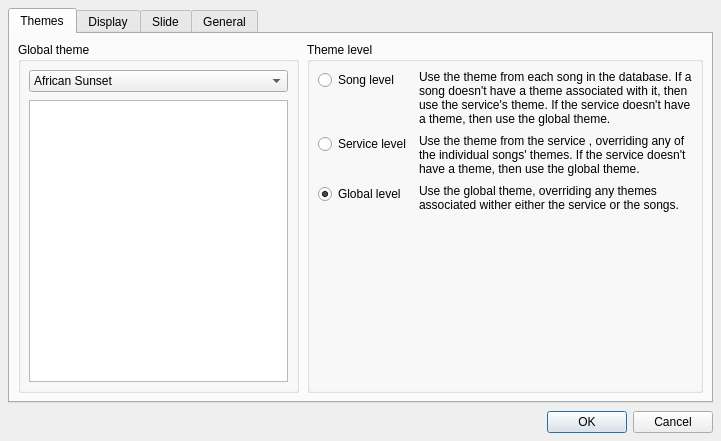
<ui version="4.0" >
 <class>SettingsDialog</class>
 <widget class="QDialog" name="SettingsDialog" >
  <property name="geometry" >
   <rect>
    <x>0</x>
    <y>0</y>
    <width>721</width>
    <height>441</height>
   </rect>
  </property>
  <property name="windowTitle" >
   <string>Settings</string>
  </property>
  <layout class="QVBoxLayout" name="SettingsLayout" >
   <property name="spacing" >
    <number>8</number>
   </property>
   <property name="margin" >
    <number>8</number>
   </property>
   <item>
    <widget class="QTabWidget" name="SettingsTabWidget" >
     <property name="currentIndex" >
      <number>0</number>
     </property>
     <widget class="QWidget" name="ThemesTab" >
      <attribute name="title" >
       <string>Themes</string>
      </attribute>
      <layout class="QHBoxLayout" name="ThemesTabLayout" >
       <property name="spacing" >
        <number>8</number>
       </property>
       <property name="margin" >
        <number>8</number>
       </property>
       <item>
        <widget class="QGroupBox" name="GlobalGroupBox" >
         <property name="title" >
          <string>Global theme</string>
         </property>
         <layout class="QVBoxLayout" name="GlobalGroupBoxLayout" >
          <property name="spacing" >
           <number>8</number>
          </property>
          <property name="margin" >
           <number>8</number>
          </property>
          <item>
           <widget class="QComboBox" name="DefaultComboBox" >
            <item>
             <property name="text" >
              <string>African Sunset</string>
             </property>
            </item>
            <item>
             <property name="text" >
              <string>Snowy Mountains</string>
             </property>
            </item>
            <item>
             <property name="text" >
              <string>Wilderness</string>
             </property>
            </item>
           </widget>
          </item>
          <item>
           <widget class="QListView" name="DefaultListView" />
          </item>
         </layout>
        </widget>
       </item>
       <item>
        <widget class="QGroupBox" name="LevelGroupBox" >
         <property name="title" >
          <string>Theme level</string>
         </property>
         <layout class="QFormLayout" name="formLayout" >
          <property name="labelAlignment" >
           <set>Qt::AlignLeading|Qt::AlignLeft|Qt::AlignTop</set>
          </property>
          <property name="formAlignment" >
           <set>Qt::AlignLeading|Qt::AlignLeft|Qt::AlignTop</set>
          </property>
          <property name="horizontalSpacing" >
           <number>8</number>
          </property>
          <property name="verticalSpacing" >
           <number>8</number>
          </property>
          <property name="margin" >
           <number>8</number>
          </property>
          <item row="0" column="0" >
           <widget class="QRadioButton" name="SongLevelRadioButton" >
            <property name="text" >
             <string>Song level</string>
            </property>
           </widget>
          </item>
          <item row="0" column="1" >
           <widget class="QLabel" name="SongLevelLabel" >
            <property name="text" >
             <string>Use the theme from each song in the database. If a song doesn't have a theme associated with it, then use the service's theme. If the service doesn't have a theme, then use the global theme.</string>
            </property>
            <property name="wordWrap" >
             <bool>true</bool>
            </property>
           </widget>
          </item>
          <item row="1" column="0" >
           <widget class="QRadioButton" name="ServiceLevelRadioButton" >
            <property name="text" >
             <string>Service level</string>
            </property>
           </widget>
          </item>
          <item row="1" column="1" >
           <widget class="QLabel" name="ServiceLevelLabel" >
            <property name="text" >
             <string>Use the theme from the service , overriding any of the individual songs' themes. If the service doesn't have a theme, then use the global theme.</string>
            </property>
            <property name="wordWrap" >
             <bool>true</bool>
            </property>
           </widget>
          </item>
          <item row="2" column="0" >
           <widget class="QRadioButton" name="GlobalLevelRadioButton" >
            <property name="text" >
             <string>Global level</string>
            </property>
            <property name="checked" >
             <bool>true</bool>
            </property>
           </widget>
          </item>
          <item row="2" column="1" >
           <widget class="QLabel" name="GlobalLevelLabel" >
            <property name="text" >
             <string>Use the global theme, overriding any themes associated wither either the service or the songs.</string>
            </property>
            <property name="wordWrap" >
             <bool>true</bool>
            </property>
           </widget>
          </item>
         </layout>
        </widget>
       </item>
      </layout>
     </widget>
     <widget class="QWidget" name="DisplayTab" >
      <attribute name="title" >
       <string>Display</string>
      </attribute>
      <layout class="QHBoxLayout" name="DisplayTabLayout" >
       <property name="spacing" >
        <number>8</number>
       </property>
       <property name="margin" >
        <number>8</number>
       </property>
       <item>
        <widget class="QWidget" native="1" name="LeftColumn" >
         <layout class="QVBoxLayout" name="LeftColumnLayout" >
          <property name="spacing" >
           <number>8</number>
          </property>
          <property name="margin" >
           <number>0</number>
          </property>
          <item>
           <widget class="QGroupBox" name="MonitorGroupBox" >
            <property name="title" >
             <string>Monitors</string>
            </property>
            <layout class="QVBoxLayout" name="MonitorLayout" >
             <property name="spacing" >
              <number>8</number>
             </property>
             <property name="margin" >
              <number>8</number>
             </property>
             <item>
              <widget class="QLabel" name="MonitorLabel" >
               <property name="text" >
                <string>Select monitor for output display:</string>
               </property>
              </widget>
             </item>
             <item>
              <widget class="QComboBox" name="MonitorComboBox" >
               <item>
                <property name="text" >
                 <string>Monitor 1 on X11 Windowing System</string>
                </property>
               </item>
               <item>
                <property name="text" >
                 <string>Monitor 2 on X11 Windowing System</string>
                </property>
               </item>
              </widget>
             </item>
            </layout>
           </widget>
          </item>
          <item>
           <widget class="QGroupBox" name="FontSizeGroupBox" >
            <property name="title" >
             <string>Font Size</string>
            </property>
            <layout class="QVBoxLayout" name="FontSizeLayout" >
             <property name="spacing" >
              <number>8</number>
             </property>
             <property name="margin" >
              <number>8</number>
             </property>
             <item>
              <widget class="QRadioButton" name="AutoResizeRadioButton" >
               <property name="text" >
                <string>Automatically resize font to fit text to slide</string>
               </property>
               <property name="checked" >
                <bool>true</bool>
               </property>
              </widget>
             </item>
             <item>
              <widget class="QRadioButton" name="WrapLinesRadioButton" >
               <property name="text" >
                <string>Wrap long lines to keep desired font</string>
               </property>
              </widget>
             </item>
            </layout>
           </widget>
          </item>
          <item>
           <widget class="QGroupBox" name="SongDisplayGroupBox" >
            <property name="title" >
             <string>Song Display</string>
            </property>
            <layout class="QVBoxLayout" name="SongDisplayLayout" >
             <property name="spacing" >
              <number>8</number>
             </property>
             <property name="margin" >
              <number>8</number>
             </property>
             <item>
              <widget class="QCheckBox" name="EnableCreditsCheckBox" >
               <property name="text" >
                <string>Enable displaying of song credits</string>
               </property>
               <property name="checked" >
                <bool>true</bool>
               </property>
              </widget>
             </item>
            </layout>
           </widget>
          </item>
          <item>
           <spacer name="DisplayLeftSpacer" >
            <property name="orientation" >
             <enum>Qt::Vertical</enum>
            </property>
            <property name="sizeHint" stdset="0" >
             <size>
              <width>20</width>
              <height>40</height>
             </size>
            </property>
           </spacer>
          </item>
         </layout>
        </widget>
       </item>
       <item>
        <widget class="QWidget" native="1" name="RightColumn" >
         <layout class="QVBoxLayout" name="RightColumnLayout" >
          <property name="spacing" >
           <number>8</number>
          </property>
          <property name="margin" >
           <number>0</number>
          </property>
          <item>
           <widget class="QGroupBox" name="VerseDisplayGroupBox" >
            <property name="title" >
             <string>Verse Display</string>
            </property>
            <layout class="QVBoxLayout" name="VerseDisplayLayout" >
             <property name="spacing" >
              <number>8</number>
             </property>
             <property name="margin" >
              <number>8</number>
             </property>
             <item>
              <widget class="QWidget" native="1" name="VerseTypeWidget" >
               <layout class="QHBoxLayout" name="VerseTypeLayout" >
                <property name="spacing" >
                 <number>8</number>
                </property>
                <property name="margin" >
                 <number>0</number>
                </property>
                <item>
                 <widget class="QRadioButton" name="VerseRadioButton" >
                  <property name="text" >
                   <string>Verse style</string>
                  </property>
                 </widget>
                </item>
                <item>
                 <widget class="QRadioButton" name="ParagraphRadioButton" >
                  <property name="text" >
                   <string>Paragraph style</string>
                  </property>
                  <property name="checked" >
                   <bool>true</bool>
                  </property>
                 </widget>
                </item>
               </layout>
              </widget>
             </item>
             <item>
              <widget class="QCheckBox" name="NewChaptersCheckBox" >
               <property name="text" >
                <string>Only show new chapter numbers</string>
               </property>
              </widget>
             </item>
             <item>
              <widget class="QWidget" native="1" name="DisplayStyleWidget" >
               <layout class="QHBoxLayout" name="DisplayStyleLayout" >
                <property name="spacing" >
                 <number>8</number>
                </property>
                <property name="margin" >
                 <number>0</number>
                </property>
                <item>
                 <widget class="QLabel" name="DisplayStyleLabel" >
                  <property name="text" >
                   <string>Display Style:</string>
                  </property>
                 </widget>
                </item>
                <item>
                 <widget class="QComboBox" name="DisplayStyleComboBox" >
                  <item>
                   <property name="text" >
                    <string>No brackets</string>
                   </property>
                  </item>
                  <item>
                   <property name="text" >
                    <string>( and )</string>
                   </property>
                  </item>
                  <item>
                   <property name="text" >
                    <string>{ and }</string>
                   </property>
                  </item>
                  <item>
                   <property name="text" >
                    <string>[ and ]</string>
                   </property>
                  </item>
                 </widget>
                </item>
                <item>
                 <spacer name="DisplayStyleSpacer" >
                  <property name="orientation" >
                   <enum>Qt::Horizontal</enum>
                  </property>
                  <property name="sizeHint" stdset="0" >
                   <size>
                    <width>40</width>
                    <height>20</height>
                   </size>
                  </property>
                 </spacer>
                </item>
               </layout>
              </widget>
             </item>
             <item>
              <widget class="QLabel" name="ChangeNoteLabel" >
               <property name="text" >
                <string>&lt;!DOCTYPE HTML PUBLIC "-//W3C//DTD HTML 4.0//EN" "http://www.w3.org/TR/REC-html40/strict.dtd">
&lt;html>&lt;head>&lt;meta name="qrichtext" content="1" />&lt;style type="text/css">
p, li { white-space: pre-wrap; }
&lt;/style>&lt;/head>&lt;body style=" font-family:'DejaVu Sans'; font-size:10pt; font-weight:400; font-style:normal;">
&lt;p style=" margin-top:0px; margin-bottom:0px; margin-left:0px; margin-right:0px; -qt-block-indent:0; text-indent:0px;">&lt;span style=" font-style:italic;">Changes don't affect verses already in the service&lt;/span>&lt;/p>&lt;/body>&lt;/html></string>
               </property>
              </widget>
             </item>
            </layout>
           </widget>
          </item>
          <item>
           <widget class="QGroupBox" name="BlankScreenGroupBox" >
            <property name="title" >
             <string>Blank Screen</string>
            </property>
            <layout class="QVBoxLayout" name="BlankScreenLayout" >
             <property name="spacing" >
              <number>8</number>
             </property>
             <property name="margin" >
              <number>8</number>
             </property>
             <item>
              <widget class="QCheckBox" name="WarningCheckBox" >
               <property name="text" >
                <string>Show warning on startup</string>
               </property>
              </widget>
             </item>
            </layout>
           </widget>
          </item>
          <item>
           <widget class="QGroupBox" name="VideoModeGroupBox" >
            <property name="title" >
             <string>Video Mode</string>
            </property>
            <layout class="QVBoxLayout" name="VideoModeLayout" >
             <property name="spacing" >
              <number>8</number>
             </property>
             <property name="margin" >
              <number>8</number>
             </property>
             <item>
              <widget class="QCheckBox" name="UseVMRCheckBox" >
               <property name="text" >
                <string>Use Video Mode Rendering</string>
               </property>
              </widget>
             </item>
             <item>
              <widget class="QLabel" name="UseVMRLabel" >
               <property name="text" >
                <string>&lt;!DOCTYPE HTML PUBLIC "-//W3C//DTD HTML 4.0//EN" "http://www.w3.org/TR/REC-html40/strict.dtd">
&lt;html>&lt;head>&lt;meta name="qrichtext" content="1" />&lt;style type="text/css">
p, li { white-space: pre-wrap; }
&lt;/style>&lt;/head>&lt;body style=" font-family:'DejaVu Sans'; font-size:10pt; font-weight:400; font-style:normal;">
&lt;p style=" margin-top:0px; margin-bottom:0px; margin-left:0px; margin-right:0px; -qt-block-indent:0; text-indent:0px;">&lt;span style=" font-style:italic;">No video preview available with VMR enabled&lt;/span>&lt;/p>&lt;/body>&lt;/html></string>
               </property>
              </widget>
             </item>
            </layout>
           </widget>
          </item>
          <item>
           <spacer name="DisplayRightSpacer" >
            <property name="orientation" >
             <enum>Qt::Vertical</enum>
            </property>
            <property name="sizeHint" stdset="0" >
             <size>
              <width>20</width>
              <height>40</height>
             </size>
            </property>
           </spacer>
          </item>
         </layout>
        </widget>
       </item>
      </layout>
     </widget>
     <widget class="QWidget" name="SlideTab" >
      <attribute name="title" >
       <string>Slide</string>
      </attribute>
      <layout class="QHBoxLayout" name="SlideLayout" >
       <property name="spacing" >
        <number>8</number>
       </property>
       <property name="margin" >
        <number>8</number>
       </property>
       <item>
        <widget class="QWidget" native="1" name="SlideLeftColumn" >
         <layout class="QVBoxLayout" name="SlideLeftLayout" >
          <property name="spacing" >
           <number>8</number>
          </property>
          <property name="margin" >
           <number>0</number>
          </property>
          <item>
           <widget class="QGroupBox" name="AlertGroupBox" >
            <property name="title" >
             <string>Alerts</string>
            </property>
            <layout class="QVBoxLayout" name="AlertLayout" >
             <property name="spacing" >
              <number>8</number>
             </property>
             <property name="margin" >
              <number>8</number>
             </property>
             <item>
              <widget class="QLabel" name="FontLabel" >
               <property name="text" >
                <string>Font Name:</string>
               </property>
              </widget>
             </item>
             <item>
              <widget class="QFontComboBox" name="FontComboBox" />
             </item>
             <item>
              <widget class="QWidget" native="1" name="ColorWidget" >
               <layout class="QHBoxLayout" name="ColorLayout" >
                <property name="spacing" >
                 <number>8</number>
                </property>
                <property name="margin" >
                 <number>0</number>
                </property>
                <item>
                 <widget class="QLabel" name="FontColorLabel" >
                  <property name="text" >
                   <string>Font Color:</string>
                  </property>
                 </widget>
                </item>
                <item>
                 <widget class="QGraphicsView" name="FontColorPanel" >
                  <property name="minimumSize" >
                   <size>
                    <width>24</width>
                    <height>24</height>
                   </size>
                  </property>
                  <property name="maximumSize" >
                   <size>
                    <width>24</width>
                    <height>24</height>
                   </size>
                  </property>
                 </widget>
                </item>
                <item>
                 <spacer name="ColorSpacer" >
                  <property name="orientation" >
                   <enum>Qt::Horizontal</enum>
                  </property>
                  <property name="sizeHint" stdset="0" >
                   <size>
                    <width>40</width>
                    <height>20</height>
                   </size>
                  </property>
                 </spacer>
                </item>
                <item>
                 <widget class="QLabel" name="BackgroundColorLabel" >
                  <property name="text" >
                   <string>Background Color:</string>
                  </property>
                 </widget>
                </item>
                <item>
                 <widget class="QGraphicsView" name="BackgroundColorPanel" >
                  <property name="minimumSize" >
                   <size>
                    <width>24</width>
                    <height>24</height>
                   </size>
                  </property>
                  <property name="maximumSize" >
                   <size>
                    <width>24</width>
                    <height>24</height>
                   </size>
                  </property>
                 </widget>
                </item>
               </layout>
              </widget>
             </item>
             <item>
              <widget class="QGraphicsView" name="FontPreview" >
               <property name="maximumSize" >
                <size>
                 <width>16777215</width>
                 <height>64</height>
                </size>
               </property>
              </widget>
             </item>
             <item>
              <widget class="QWidget" native="1" name="LengthWidget" >
               <layout class="QHBoxLayout" name="LengthLayout" >
                <property name="spacing" >
                 <number>8</number>
                </property>
                <property name="margin" >
                 <number>0</number>
                </property>
                <item>
                 <widget class="QLabel" name="LengthLabel" >
                  <property name="text" >
                   <string>Display length:</string>
                  </property>
                 </widget>
                </item>
                <item>
                 <widget class="QSpinBox" name="LengthSpinBox" >
                  <property name="suffix" >
                   <string>s</string>
                  </property>
                  <property name="maximum" >
                   <number>180</number>
                  </property>
                  <property name="value" >
                   <number>5</number>
                  </property>
                 </widget>
                </item>
                <item>
                 <spacer name="LengthSpacer" >
                  <property name="orientation" >
                   <enum>Qt::Horizontal</enum>
                  </property>
                  <property name="sizeHint" stdset="0" >
                   <size>
                    <width>147</width>
                    <height>20</height>
                   </size>
                  </property>
                 </spacer>
                </item>
               </layout>
              </widget>
             </item>
            </layout>
           </widget>
          </item>
          <item>
           <spacer name="SlideLeftSpacer" >
            <property name="orientation" >
             <enum>Qt::Vertical</enum>
            </property>
            <property name="sizeHint" stdset="0" >
             <size>
              <width>20</width>
              <height>94</height>
             </size>
            </property>
           </spacer>
          </item>
         </layout>
        </widget>
       </item>
       <item>
        <widget class="QWidget" native="1" name="widget" >
         <layout class="QVBoxLayout" name="SlideRightLayout" >
          <property name="spacing" >
           <number>8</number>
          </property>
          <property name="margin" >
           <number>0</number>
          </property>
          <item>
           <widget class="QGroupBox" name="SongWizardGroupBox" >
            <property name="title" >
             <string>Song Wizard</string>
            </property>
            <layout class="QVBoxLayout" name="SongWizardLayout" >
             <property name="spacing" >
              <number>8</number>
             </property>
             <property name="margin" >
              <number>8</number>
             </property>
             <item>
              <widget class="QCheckBox" name="SongWizardCheckBox" >
               <property name="text" >
                <string>Use the Song Wizard to add songs</string>
               </property>
               <property name="checked" >
                <bool>true</bool>
               </property>
              </widget>
             </item>
            </layout>
           </widget>
          </item>
          <item>
           <widget class="QGroupBox" name="SlideWrapAroundGroupBox" >
            <property name="title" >
             <string>Slide Wrap Around</string>
            </property>
            <layout class="QVBoxLayout" name="SlideWrapAroundLayout" >
             <property name="spacing" >
              <number>8</number>
             </property>
             <property name="margin" >
              <number>8</number>
             </property>
             <item>
              <widget class="QCheckBox" name="SlideWrapAroundCheckBox" >
               <property name="text" >
                <string>Enable slide wrap around</string>
               </property>
              </widget>
             </item>
            </layout>
           </widget>
          </item>
          <item>
           <widget class="QGroupBox" name="TimedCyclingGroupBox" >
            <property name="title" >
             <string>Timed Cycling</string>
            </property>
            <layout class="QVBoxLayout" name="TimedCyclingLayout" >
             <property name="spacing" >
              <number>8</number>
             </property>
             <property name="margin" >
              <number>8</number>
             </property>
             <item>
              <widget class="QWidget" native="1" name="IntervalWidget" >
               <layout class="QHBoxLayout" name="IntervalLayout" >
                <property name="spacing" >
                 <number>8</number>
                </property>
                <property name="margin" >
                 <number>0</number>
                </property>
                <item>
                 <widget class="QLabel" name="UpdateIntervalLabel" >
                  <property name="text" >
                   <string>Update interval:</string>
                  </property>
                 </widget>
                </item>
                <item>
                 <widget class="QSpinBox" name="IntervalSpinBox" >
                  <property name="suffix" >
                   <string>s</string>
                  </property>
                  <property name="maximum" >
                   <number>600</number>
                  </property>
                  <property name="value" >
                   <number>30</number>
                  </property>
                 </widget>
                </item>
                <item>
                 <spacer name="IntervalSpacer" >
                  <property name="orientation" >
                   <enum>Qt::Horizontal</enum>
                  </property>
                  <property name="sizeHint" stdset="0" >
                   <size>
                    <width>139</width>
                    <height>20</height>
                   </size>
                  </property>
                 </spacer>
                </item>
               </layout>
              </widget>
             </item>
             <item>
              <widget class="QCheckBox" name="EnabledCyclingCheckBox" >
               <property name="text" >
                <string>Enable timed cycling</string>
               </property>
              </widget>
             </item>
            </layout>
           </widget>
          </item>
          <item>
           <spacer name="SlideRightSpacer" >
            <property name="orientation" >
             <enum>Qt::Vertical</enum>
            </property>
            <property name="sizeHint" stdset="0" >
             <size>
              <width>20</width>
              <height>40</height>
             </size>
            </property>
           </spacer>
          </item>
         </layout>
        </widget>
       </item>
      </layout>
     </widget>
     <widget class="QWidget" name="GeneralTab" >
      <attribute name="title" >
       <string>General</string>
      </attribute>
      <layout class="QHBoxLayout" name="GeneralLayout" >
       <property name="spacing" >
        <number>8</number>
       </property>
       <property name="margin" >
        <number>8</number>
       </property>
       <item>
        <widget class="QWidget" native="1" name="GeneralLeftWidget" >
         <layout class="QVBoxLayout" name="GeneralLeftLayout" >
          <property name="spacing" >
           <number>8</number>
          </property>
          <property name="margin" >
           <number>0</number>
          </property>
          <item>
           <widget class="QGroupBox" name="CCLIGroupBox" >
            <property name="title" >
             <string>CCLI Details</string>
            </property>
            <layout class="QGridLayout" name="CCLILayout" >
             <property name="margin" >
              <number>8</number>
             </property>
             <property name="spacing" >
              <number>8</number>
             </property>
             <item row="0" column="0" >
              <widget class="QLabel" name="NumberLabel" >
               <property name="text" >
                <string>CCLI Number:</string>
               </property>
              </widget>
             </item>
             <item row="0" column="1" >
              <widget class="QLineEdit" name="NumberEdit" />
             </item>
             <item row="1" column="0" >
              <widget class="QLabel" name="UsernameLabel" >
               <property name="text" >
                <string>SongSelect Username:</string>
               </property>
              </widget>
             </item>
             <item row="1" column="1" >
              <widget class="QLineEdit" name="UsernameEdit" />
             </item>
             <item row="2" column="0" >
              <widget class="QLabel" name="PasswordLabel" >
               <property name="text" >
                <string>SongSelect Password:</string>
               </property>
              </widget>
             </item>
             <item row="2" column="1" >
              <widget class="QLineEdit" name="PasswordEdit" >
               <property name="echoMode" >
                <enum>QLineEdit::Password</enum>
               </property>
              </widget>
             </item>
            </layout>
           </widget>
          </item>
          <item>
           <spacer name="GeneralLeftSpacer" >
            <property name="orientation" >
             <enum>Qt::Vertical</enum>
            </property>
            <property name="sizeHint" stdset="0" >
             <size>
              <width>20</width>
              <height>40</height>
             </size>
            </property>
           </spacer>
          </item>
         </layout>
        </widget>
       </item>
       <item>
        <widget class="QWidget" native="1" name="GeneralRightWidget" >
         <layout class="QVBoxLayout" name="GeneralRightLayout" >
          <property name="spacing" >
           <number>8</number>
          </property>
          <property name="margin" >
           <number>0</number>
          </property>
          <item>
           <widget class="QGroupBox" name="AutoOpenGroupBox" >
            <property name="title" >
             <string>Auto Open Last Service</string>
            </property>
            <layout class="QVBoxLayout" name="AutoOpenLayout" >
             <item>
              <widget class="QCheckBox" name="AutoOpenCheckBox" >
               <property name="text" >
                <string>Automatically open the last service at startup</string>
               </property>
              </widget>
             </item>
            </layout>
           </widget>
          </item>
          <item>
           <widget class="QGroupBox" name="SearchGroupBox" >
            <property name="title" >
             <string>Search</string>
            </property>
            <layout class="QVBoxLayout" name="verticalLayout" >
             <item>
              <widget class="QCheckBox" name="SearchCheckBox" >
               <property name="text" >
                <string>Enabled search-as-you-type</string>
               </property>
               <property name="checked" >
                <bool>true</bool>
               </property>
              </widget>
             </item>
            </layout>
           </widget>
          </item>
          <item>
           <spacer name="GeneralRightSpacer" >
            <property name="orientation" >
             <enum>Qt::Vertical</enum>
            </property>
            <property name="sizeHint" stdset="0" >
             <size>
              <width>20</width>
              <height>40</height>
             </size>
            </property>
           </spacer>
          </item>
         </layout>
        </widget>
       </item>
      </layout>
      <zorder>GeneralLeftWidget</zorder>
      <zorder>GeneralRightWidget</zorder>
      <zorder>verticalSpacer</zorder>
     </widget>
    </widget>
   </item>
   <item>
    <widget class="QWidget" native="1" name="ButtonsBar" >
     <layout class="QHBoxLayout" name="ButtonsLayout" >
      <property name="spacing" >
       <number>0</number>
      </property>
      <property name="margin" >
       <number>0</number>
      </property>
      <item>
       <spacer name="ButtonsSpacer" >
        <property name="orientation" >
         <enum>Qt::Horizontal</enum>
        </property>
        <property name="sizeHint" stdset="0" >
         <size>
          <width>40</width>
          <height>20</height>
         </size>
        </property>
       </spacer>
      </item>
      <item>
       <widget class="QDialogButtonBox" name="ButtonsBox" >
        <property name="maximumSize" >
         <size>
          <width>341</width>
          <height>16777215</height>
         </size>
        </property>
        <property name="orientation" >
         <enum>Qt::Horizontal</enum>
        </property>
        <property name="standardButtons" >
         <set>QDialogButtonBox::Cancel|QDialogButtonBox::Ok</set>
        </property>
       </widget>
      </item>
     </layout>
    </widget>
   </item>
  </layout>
 </widget>
 <resources>
  <include location="../images/openlp-2.qrc" />
 </resources>
 <connections>
  <connection>
   <sender>ButtonsBox</sender>
   <signal>accepted()</signal>
   <receiver>SettingsDialog</receiver>
   <slot>accept()</slot>
   <hints>
    <hint type="sourcelabel" >
     <x>248</x>
     <y>254</y>
    </hint>
    <hint type="destinationlabel" >
     <x>157</x>
     <y>274</y>
    </hint>
   </hints>
  </connection>
  <connection>
   <sender>ButtonsBox</sender>
   <signal>rejected()</signal>
   <receiver>SettingsDialog</receiver>
   <slot>reject()</slot>
   <hints>
    <hint type="sourcelabel" >
     <x>316</x>
     <y>260</y>
    </hint>
    <hint type="destinationlabel" >
     <x>286</x>
     <y>274</y>
    </hint>
   </hints>
  </connection>
 </connections>
</ui>
